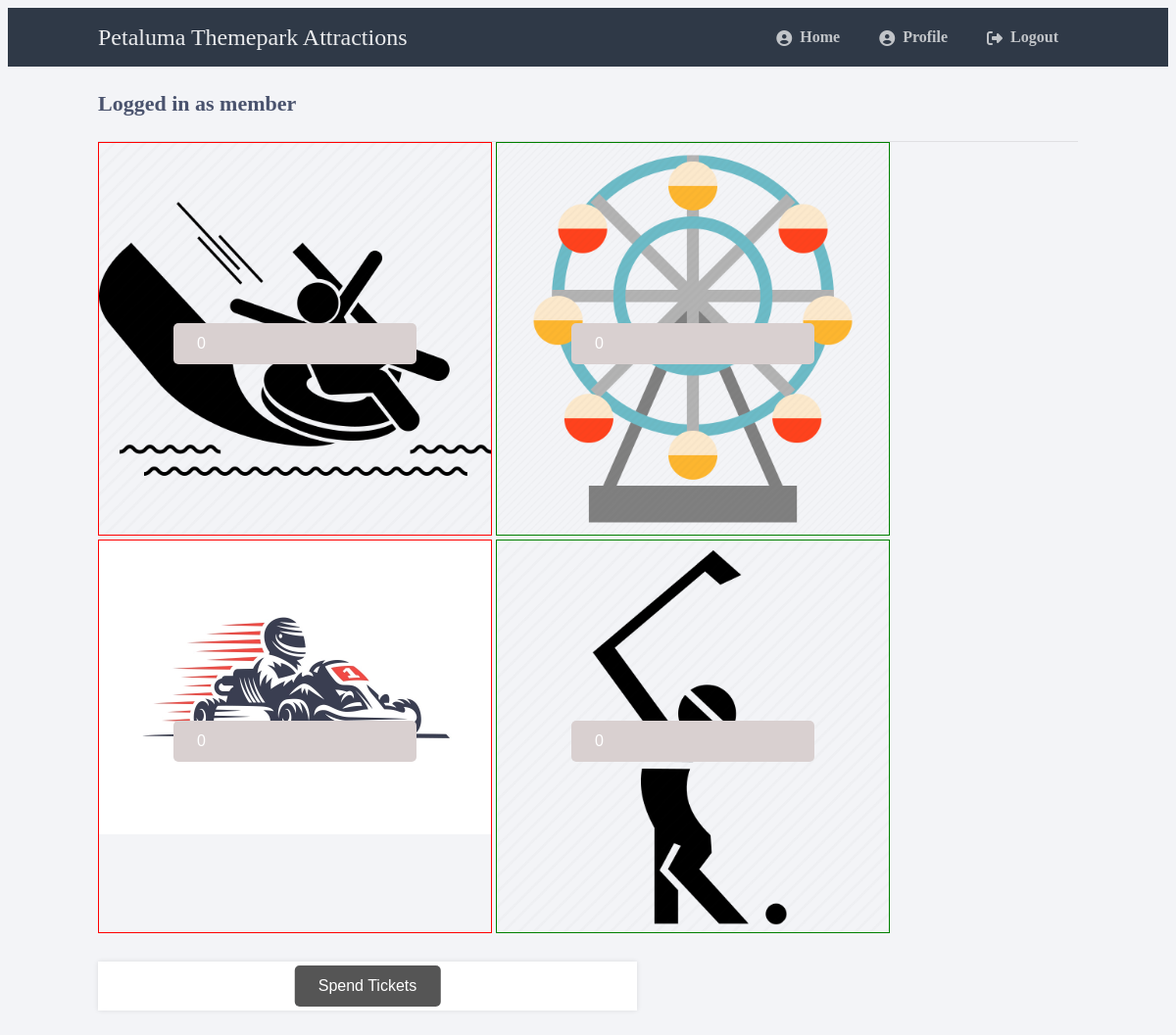
Screenshot of /attractions.php (signed in) with the database file from the repository.
### tables this page shows
CREATE TABLE `member` (
  `member_ID` mediumint NOT NULL AUTO_INCREMENT,
  `first_name` varchar(45) NOT NULL,
  `last_name` varchar(45) NOT NULL,
  `gender` varchar(45) NOT NULL,
  `address` varchar(45) NOT NULL,
  `birthdate` date NOT NULL,
  `phone_number` varchar(45) NOT NULL,
  `email_address` varchar(45) NOT NULL,
  `join_date` date NOT NULL,
  `password` varchar(255) DEFAULT NULL,
  `username` varchar(255) DEFAULT NULL,
  `QtyWheel` int unsigned DEFAULT '0',
  `QtySpeed` int unsigned DEFAULT '0',
  `QtyAqua` int unsigned DEFAULT '0',
  `QtyPutt` int unsigned DEFAULT '0',
  PRIMARY KEY (`member_ID`)
);

### attractions.php (the view, shortened to what this page needs)
<?php
$dbServername = "localhost";
$dbUsername = "root";
$dbPassword = "Decon_0213";
$dbName = "mydb";
$connProfile = mysqli_connect($dbServername, $dbUsername, $dbPassword, $dbName);
$stmt = $connProfile->prepare('SELECT QtyWheel, QtySpeed, QtyAqua, QtyPutt FROM member WHERE member_ID = ?');
$stmt->bind_param('i', $_SESSION['id']);
$stmt->execute();
$stmt->bind_result($QtyWheel, $QtySpeed, $QtyAqua, $QtyPutt);
?>
<!DOCTYPE html>
<html>
	<head>
		<link href="Profile_Member.css" rel="stylesheet" type="text/css">
		<link href="attractions.css" rel="stylesheet" type="text/css">
		<link rel="stylesheet" href="https://cdnjs.cloudflare.com/ajax/libs/font-awesome/6.2.0/css/all.min.css">
	</head>
	<body class="loggedin">
		<nav class="navtop">
			<div>
				<h1>Petaluma Themepark Attractions</h1>
				<a href="Home_Page.php"><i class="fas fa-user-circle"></i>Home</a>
				<a href="Profile_Member.php"><i class="fas fa-user-circle"></i>Profile</a>
				<a href="Logout_Member.php"><i class="fas fa-sign-out-alt"></i>Logout</a>
			</div>
		</nav>
		<div class="content">
			<h2>Logged in as <?=$_SESSION['name']?></h2>
			<form action="attractions_handler.php" method="post">
				<div class="container" id=div1>
					<input type="text" class="inp" name="QtyAqua" value=<?=$QtyAqua?> placeholder="Water ride (<?=$QtyAqua?>)" required>
				</div>
				<div class="container" id=div2>
					<input type="text" class="inp" name="QtyWheel" value=<?=$QtyWheel?> placeholder="Ferris Wheel (<?=$QtyWheel?>)" required>
				</div>
				<div class="container" id=div1>
					<img src="speed.webp">
					<input type="text" class="inp" name="QtySpeed" value=<?=$QtySpeed?> placeholder="Speedway (<?=$QtySpeed?>)" required>
				</div>
				<div class="container" id=div2>
					<input type="text" class="inp" name="QtyPutt" value=<?=$QtyPutt?> placeholder="Mini Golf (<?=$QtyPutt?>)" required>
				</div>
				<div class="content">
					<div class="container">
						<button type="submit" class="btn" name="submit">Spend Tickets</button>
					</div>
				</div>
			</form>
		</div>
	</body>
</html>

### Profile_Member.css (style rules this page uses)
.navtop { background-color: #2f3947; height: 60px; width: 100%; border: 0; }
.navtop div { display: flex; margin: 0 auto; width: 1000px; height: 100%; }
.navtop div h1, .navtop div a { display: inline-flex; align-items: center; }
.navtop div h1 { flex: 1; font-size: 24px; padding: 0; margin: 0; color: #eaebed; font-weight: normal; }
.navtop div a { padding: 0 20px; text-decoration: none; color: #c1c4c8; font-weight: bold; }
.navtop div a i { padding: 2px 8px 0 0; }
body.loggedin { background-color: #f3f4f7; }
.content { width: 1000px; margin: 0 auto; }
.content h2 { margin: 0; padding: 25px 0; font-size: 22px; border-bottom: 1px solid #e0e0e3; color: #4a536e; }
.content > p, .content > div { box-shadow: 0 0 5px 0 rgba(0, 0, 0, 0.1); margin: 25px 0; padding: 25px; background-color: #fff; }

### attractions.css (style rules this page uses)
.container { position: relative; width: 50%; }
.container img { width: 100%; height: auto; }
.container .btn { position: absolute; top: 50%; left: 50%; transform: translate(-50%, -50%); -ms-transform: translate(-50%, -50%); background-color: #555; color: white; font-size: 16px; padding: 12px 24px; border: none; cursor: pointer; border-radius: 5px; }
.container .inp { position: absolute; top: 50%; left: 50%; transform: translate(-50%, -50%); -ms-transform: translate(-50%, -50%); background-color: #d9d0d0; color: rgb(255, 255, 255); font-size: 16px; padding: 12px 24px; border: none; cursor: text; border-radius: 5px; }
#div1 { display: inline-block; width:400px; height:400px; border: 1px solid red; }
#div2 { display: inline-block; width:400px; height:400px; border: 1px solid green; }
img { float: left; width: auto; height: auto; object-fit: fill; }
input[type=text] { width: 50%; padding: 15px; margin: 5px 0 22px 0; border: none; background: #c9c3c3; }

### rows the page displays
member: QtyAqua "0", QtyWheel "0", QtySpeed "0", QtyPutt "0"

### other values shown
$_SESSION['name'] "member"
